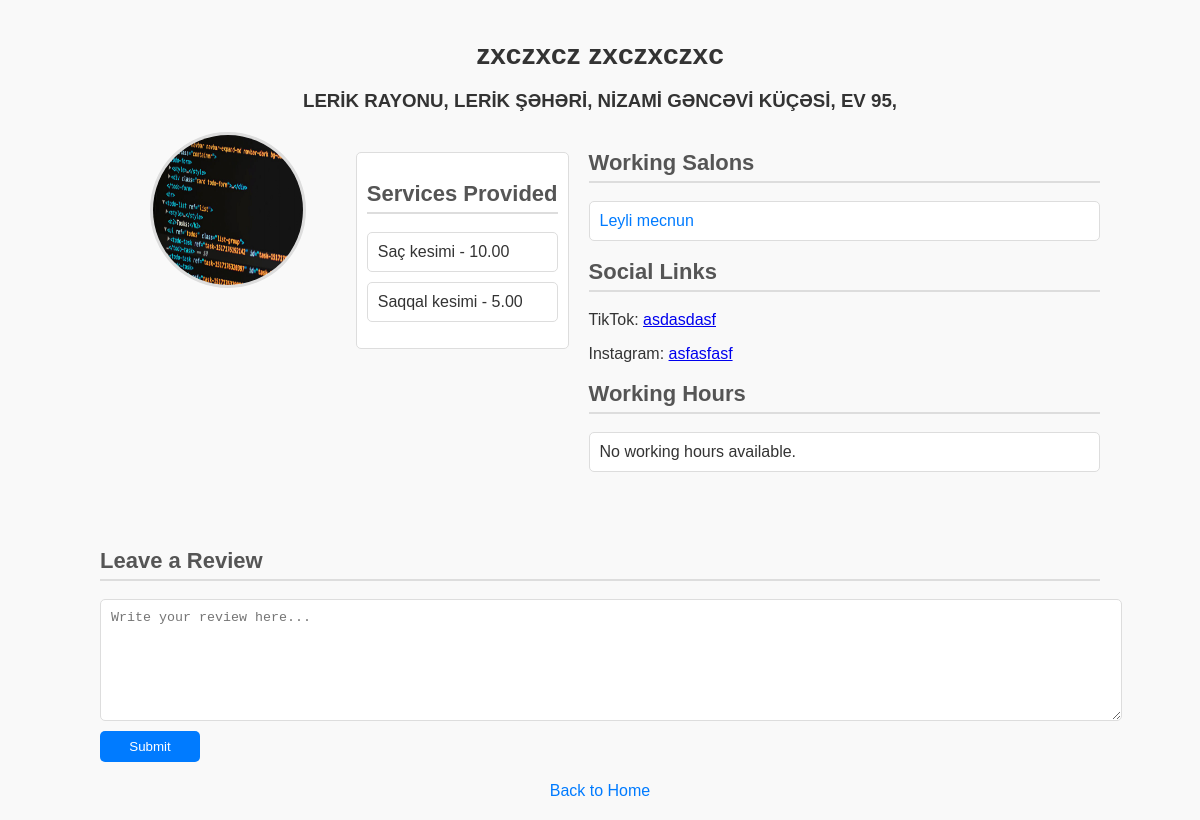
/users/barber-detail/3/ (signed in), run on the app's committed database.
### users/models.py (models this page shows, shortened)
class Barber(models.Model):
    first_name = models.CharField(max_length=100)
    last_name = models.CharField(max_length=100)
    phone_number = models.CharField(max_length=20, blank=True)
    email = models.EmailField()
    address = models.CharField(max_length=255, blank=True, null=True)
    image = models.ImageField(upload_to='media/barber', blank=True)
    description = models.TextField()
    services = models.ManyToManyField('services.BarberServices', related_name='barbers_list', blank=True)
    salons = models.ManyToManyField('salons.Salon', blank=True, related_name='barbers_in_salon')
    gender = models.ForeignKey(Gender, on_delete=models.SET_NULL, null=True)
    birth_date = models.DateField(null=True, blank=True)
    tiktok_username = models.CharField(max_length=100, blank=True, null=True)
    instagram_username = models.CharField(max_length=100, blank=True, null=True)
    day_of_week = models.ForeignKey(DayOfWeek, on_delete=models.SET_NULL, null=True)
    password = models.CharField(max_length=128)
    workinghours = models.ManyToManyField('WorkingHour', related_name='barbers', blank=True)

### services/models.py (models this page shows, shortened)
class BarberServices(models.Model):
    name = models.CharField(max_length=100)
    price = models.DecimalField(max_digits=10, decimal_places=2)
    price_curency = models.ForeignKey(PriceCurency, on_delete=models.SET_NULL, null=True, blank=True)

### salons/models.py (models this page shows, shortened)
class Salon(models.Model):
    name = models.CharField(max_length=100)
    address = models.CharField(max_length=255)
    phone = models.CharField(max_length=15)
    description = models.TextField()
    barbers = models.ManyToManyField('users.Barber', blank=True, related_name='salon_list')
    services = models.ManyToManyField('services.SalonServices', blank=True, related_name='salons_list')
    image = models.ImageField(upload_to='salon', blank=True, null=True)  # Allow blank and null
    tiktok_username = models.CharField(max_length=100, blank=True, null=True)
    instagram_username = models.CharField(max_length=100, blank=True, null=True)
    password = models.CharField(max_length=128)

### users/views.py (the view)
# urls.py: path('barber-detail/<int:pk>/', views.barber_detail, name='barber_detail'),
@login_required
def barber_detail(request, pk):
    barber = get_object_or_404(Barber, pk=pk)
    services = barber.services.all()
    salons = barber.salons.all()  # `.all()` əlavə edin
    workinghours = barber.working_hours.all()
    return render(request, 'users/barber_detail.html', {
        'barber': barber,
        'services': services,
        'salons': salons,
        'workinghours': workinghours,
    })

### users/templates/users/barber_detail.html (shortened to what this page needs)
{% load static %}
<!DOCTYPE html>
<html lang="en">
<head>
    <link rel="stylesheet" href="{% static 'users/barber_detail.css' %}">
</head>
<body>
    <div class="container">
        <header>
            <h1>{{ barber.first_name }} {{ barber.last_name }}</h1>
            <h3>{{ barber.address }}</h3>
        </header>
        <div class="content-wrapper">
            <div class="left-column">
                <img src="{{ barber.image.url }}" alt="{{ barber.first_name }}" class="barber-image">
            </div>
            <div class="services">
                <h2>Services Provided</h2>
                <ul>
                    {% for service in barber.services.all %}
                        <li>{{ service.name }} - {{ service.price }}</li>
                    {% empty %}
                        <li>No services available.</li>
                    {% endfor %}
                </ul>
            </div>
            <div class="right-column">
                <div class="details">
                    <h2>Working Salons</h2>
                    <ul>
                        {% for salon in barber.salons.all %}
                            <li>
                                <a href="{% url 'salon_detail' salon.id %}">{{ salon.name }}</a>
                            </li>
                        {% empty %}
                            <li>No associated salons.</li>
                        {% endfor %}
                    </ul>
                    <h2>Social Links</h2>
                    <p>TikTok:
                        {% if barber.tiktok_username %}
                            <a href="https://www.tiktok.com/@{{ barber.tiktok_username }}" target="_blank">{{ barber.tiktok_username }}</a>
                        {% else %}
                            No TikTok username available.
                        {% endif %}
                    </p>
                    <p>Instagram:
                        {% if barber.instagram_username %}
                            <a href="https://www.instagram.com/{{ barber.instagram_username }}" target="_blank">{{ barber.instagram_username }}</a>
                        {% else %}
                            No Instagram username available.
                        {% endif %}
                    </p>
                    <h2>Working Hours</h2>
                    <ul>
                        {% for hour in barber.working_hours.all %}
                            <li>{{ hour.day_of_week }}: {{ hour.start_time|date:"H:i" }} - {{ hour.end_time|date:"H:i" }}</li>
                        {% empty %}
                            <li>No working hours available.</li>
                        {% endfor %}
                    </ul>
                </div>
            </div>
        </div>
        <div class="review-section">
            <h2>Leave a Review</h2>
            <form method="post">
                <textarea name="review" placeholder="Write your review here..."></textarea>
                <button type="submit">Submit</button>
            </form>
        </div>
        <footer>
            <a href="{% url 'home' %}">Back to Home</a>
        </footer>
    </div>
</body>
</html>

### users/static/users/barber_detail.css (style rules this page uses)
body { font-family: Arial, sans-serif; margin: 0; padding: 0; background-color: #f9f9f9; color: #333; }
.container { max-width: 1000px; margin: 0 auto; padding: 20px; }
header { text-align: center; margin-bottom: 20px; }
h1 { font-size: 28px; color: #333; }
.content-wrapper { display: flex; align-items: flex-start; flex-wrap: wrap; }
.left-column { flex: 1; margin-bottom: 20px; text-align: center; }
.services { margin-top: 20px; padding: 10px; background-color: #fff; border: 1px solid #ddd; border-radius: 5px; }
.services h2 { color: #555; font-size: 22px; border-bottom: 2px solid #ddd; padding-bottom: 5px; }
.services ul { list-style-type: none; padding: 0; }
.services ul li { margin: 10px 0; padding: 10px; background-color: #fff; border: 1px solid #ddd; border-radius: 5px; transition: background-color 0.3s ease; }
.right-column { flex: 2; padding-left: 20px; margin-bottom: 20px; }
.barber-image { width: 150px; height: 150px; border-radius: 50%; border: 3px solid #ddd; margin-bottom: 20px; }
.details h2 { color: #555; font-size: 22px; border-bottom: 2px solid #ddd; padding-bottom: 5px; }
ul { list-style-type: none; padding: 0; }
ul li { margin: 10px 0; padding: 10px; background-color: #fff; border: 1px solid #ddd; border-radius: 5px; transition: background-color 0.3s ease; }
ul li a { text-decoration: none; color: #007bff; }
.review-section { margin-top: 40px; }
.review-section h2 { color: #555; font-size: 22px; border-bottom: 2px solid #ddd; padding-bottom: 5px; }
.review-section form { display: flex; flex-direction: column; }
.review-section textarea { width: 100%; height: 100px; margin-bottom: 10px; padding: 10px; border-radius: 5px; border: 1px solid #ddd; resize: vertical; }
.review-section button { width: 100px; padding: 8px 10px; border: none; border-radius: 5px; background-color: #007bff; color: white; cursor: pointer; transition: background-color 0.3s ease; }
footer { margin-top: 20px; text-align: center; }
footer a { text-decoration: none; color: #007bff; }

### data on the page
Barber: first_name "zxczxcz", last_name "zxczxczxc", address "LERİK RAYONU, LERİK ŞƏHƏRİ, NİZAMİ GƏNCƏVİ KÜÇƏSİ, EV 95,", image (picture), tiktok_username "asdasdasf", instagram_username "asfasfasf"
BarberServices: name "Saç kesimi", price "10.00"
BarberServices: name "Saqqal kesimi", price "5.00"
Salon: name "Leyli mecnun"
